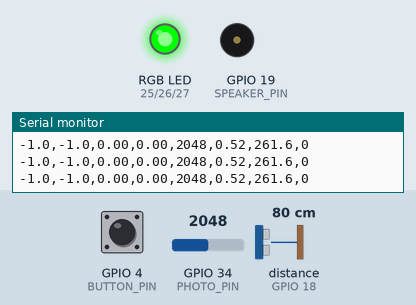
Recording of a sketch running on a simulated ESP32. Shown: an RGB LED mixed from three pins (HIGH = lit), buzzer (waves = sounding), the last lines printed to the serial monitor. Wiring (inferred from the names in the program): ultrasonic range finder: trigger GPIO 5; echo GPIO 18. Dashed ring = blinking. The test bench sets the inputs (shaded band); at power-on: GPIO 4 (BUTTON_PIN) HIGH, distance to the obstacle (sensor on GPIO 18) 80 cm, GPIO 34 (PHOTO_PIN) = 2048 (analog values on the 0–4095 scale). The echo pulse lasts 58.3 µs per cm; pins used as bus, display or sensor lines are not drawn.

Above: at 1.2 s.
1.3 s: GPIO 4 (BUTTON_PIN) pulled LOW for 0.15 s
At 1.93 s:
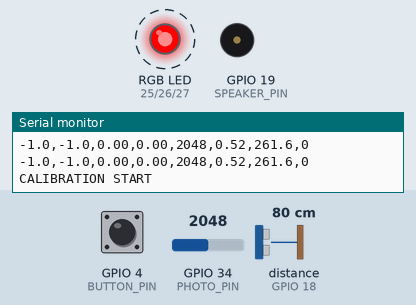
4.3 s: distance to the obstacle (sensor on GPIO 18) set to 65 cm
7.3 s: distance to the obstacle (sensor on GPIO 18) set to 56 cm
At 8.5 s:
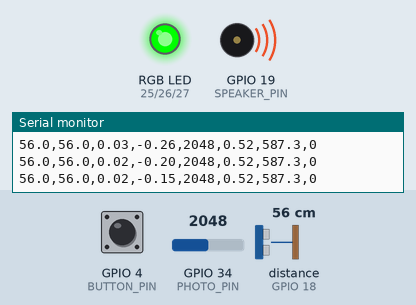
8.8 s: GPIO 4 (BUTTON_PIN) pulled LOW for 3.2 s
At 12.2 s:
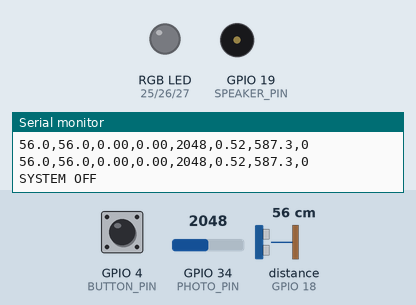
Timing chart, 0 to 13.7 s (numbered marks = the images above; inputs shaded):
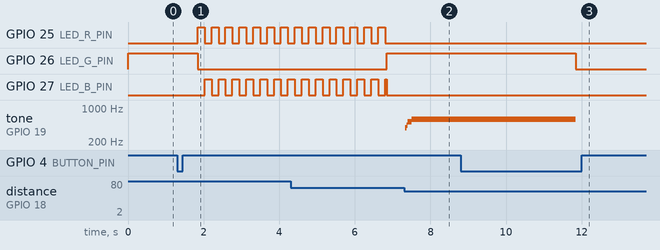

The sketch:

theremin.ino
```cpp
// ============================================================
// Two-Hand Theremin for ESP32 - Phase 0 Firmware (30 Hz ML Stream)
//
// Features:
// - Non-blocking deterministic 30 Hz loop (33.3 ms sampling)
// - Hardware-capped ultrasonic pulseIn timeout (6000 us / ~100 cm max range)
// - On-device real-time kinematics (Velocity & Acceleration calculation)
// - Fixed compact CSV serial payload stream for low-latency ML ingestion
// - Multi-button gestures: Single press (Calibrate), Double press (Default Vol), Extra Long (Power)
// - Dynamic state RGB LED indicators
//
// Serial CSV Format (30 Hz):
// RAW_DIST,SMOOTH_DIST,VEL,ACC,RAW_PHOTO,SMOOTH_PHOTO,NOTE,MODE
// Example: 23.4,22.1,1.25,0.30,2927,0.89,440.0,0
// ============================================================

#include <Arduino.h>
#include <math.h>

// ---------------- PIN DEFINITIONS ----------------
#define TRIG_PIN       5
#define ECHO_PIN       18
#define BUTTON_PIN     4
#define PHOTO_PIN      34
#define LED_R_PIN      25
#define LED_G_PIN      26
#define LED_B_PIN      27
#define SPEAKER_PIN    19

// ---------------- TIMING & SAMPLING ----------------
const unsigned long SAMPLE_INTERVAL_US = 33333; // 30 Hz target (33.333 ms)
unsigned long lastSampleTimeUs = 0;

// ---------------- SPEAKER PWM ----------------
const int SPEAKER_RES_BITS = 8;
const int SPEAKER_BASE_FREQ = 1000;

// ---------------- BUTTON SETTINGS ----------------
const unsigned long DEBOUNCE_MS = 40;
const unsigned long EXTRA_LONG_PRESS_MS = 3000;
const unsigned long DOUBLE_PRESS_MS = 350;

// ---------------- ULTRASONIC & KINEMATICS SETTINGS ----------------
const float MIN_DIST_CM = 5.0f;
const float MAX_DIST_CM = 60.0f;
const float DIST_SMOOTH_ALPHA = 0.25f;
const unsigned long ULTRASONIC_TIMEOUT_US = 6000; // Cap at ~100cm range to guard 30Hz loop

// ---------------- PHOTORESISTOR SETTINGS ----------------
const float VOL_SMOOTH_ALPHA = 0.15f;
const int ADC_MIN_DEFAULT = 800;
const int ADC_MAX_DEFAULT = 3200;

// ---------------- DEFAULT VOLUME MODE ----------------
bool useDefaultVolume = false;
const float DEFAULT_VOLUME = 0.40f;

// ---------------- CALIBRATION SETTINGS ----------------
const unsigned long CALIBRATION_MS = 5000;

// ---------------- FIXED NOTES ----------------
const float NOTE_SET[] = {261.63, 293.66, 329.63, 392.00, 440.00, 523.25, 587.33, 659.25};
const int NOTE_COUNT = 8;

// ---------------- SYSTEM STATE ----------------
bool powerOn = true;
bool calibrationMode = false;
bool isCalibrated = false;
int lightMin = ADC_MIN_DEFAULT;
int lightMax = ADC_MAX_DEFAULT;

// Sensor & Kinematics Variables
float smoothedDist = 20.0f;
float prevDist = 20.0f;
float currentVelocity = 0.0f; // cm/s
float prevVelocity = 0.0f;
float currentAccel = 0.0f;    // cm/s^2

float smoothedVol = 0.5f;
float currentPitch = 261.63f;
bool currentlyPlaying = false;

// Button state tracking
bool buttonStableState = HIGH;
bool lastButtonReading = HIGH;
unsigned long lastDebounceTime = 0;
unsigned long pressStartTime = 0;
bool extraLongPressHandled = false;

// Double press tracking
bool waitingForSecondPress = false;
unsigned long firstPressReleaseTime = 0;

// ---------------- MATH HELPERS ----------------
float clampf(float x, float lo, float hi) {
  if (x < lo) return lo;
  if (x > hi) return hi;
  return x;
}

float mapFloat(float x, float inMin, float inMax, float outMin, float outMax) {
  if (fabs(inMax - inMin) < 1e-6) return outMin;
  return (x - inMin) * (outMax - outMin) / (inMax - inMin) + outMin;
}

// ---------------- LED CONTROL ----------------
void setLEDColor(bool r, bool g, bool b) {
  digitalWrite(LED_R_PIN, r ? HIGH : LOW);
  digitalWrite(LED_G_PIN, g ? HIGH : LOW);
  digitalWrite(LED_B_PIN, b ? HIGH : LOW);
}

void turnLEDOff() {
  setLEDColor(false, false, false);
}

void updateDeviceLED() {
  if (!powerOn) {
    turnLEDOff();
    return;
  }

  if (calibrationMode) return;

  if (useDefaultVolume) {
    static unsigned long lastBlink = 0;
    static bool ledOn = true;
    const unsigned long BLINK_MS = 1000;

    if (millis() - lastBlink >= BLINK_MS) {
      lastBlink = millis();
      ledOn = !ledOn;
    }

    if (!ledOn) {
      turnLEDOff();
      return;
    }
  }

  setLEDColor(false, true, false); // Solid green when active
}

void blinkCalibrationLED() {
  static unsigned long lastBlink = 0;
  static bool state = false;
  const unsigned long BLINK_MS = 180;

  if (millis() - lastBlink >= BLINK_MS) {
    lastBlink = millis();
    state = !state;

    if (state) setLEDColor(true, false, false);   // Red
    else       setLEDColor(false, false, true);   // Blue
  }
}

// ---------------- ULTRASONIC SENSOR ----------------
float readDistanceCM() {
  digitalWrite(TRIG_PIN, LOW);
  delayMicroseconds(3);
  digitalWrite(TRIG_PIN, HIGH);
  delayMicroseconds(10);
  digitalWrite(TRIG_PIN, LOW);

  // Capped pulseIn timeout at 6000 microseconds (~100cm range) to enforce strict 30Hz timing
  long duration = pulseIn(ECHO_PIN, HIGH, ULTRASONIC_TIMEOUT_US);

  if (duration == 0) return -1.0f;
  return (duration * 0.0343f) / 2.0f;
}

// ---------------- AUDIO SYNTHESIS ----------------
void stopSpeaker() {
  ledcWriteTone(SPEAKER_PIN, 0);
  ledcWrite(SPEAKER_PIN, 0);
}

void playSpeaker(float freqHz, float volume01) {
  volume01 = clampf(volume01, 0.0f, 1.0f);

  if (!powerOn) {
    stopSpeaker();
    return;
  }

  ledcWriteTone(SPEAKER_PIN, freqHz);

  int duty = (int)(volume01 * 110.0f);
  duty = constrain(duty, 0, 180);
  ledcWrite(SPEAKER_PIN, duty);
}

// ---------------- CALIBRATION ----------------
void runPhotoCalibration() {
  calibrationMode = true;
  stopSpeaker();
  Serial.println("CALIBRATION START");

  unsigned long start = millis();
  int minVal = 4095;
  int maxVal = 0;

  while (millis() - start < CALIBRATION_MS) {
    blinkCalibrationLED();

    int raw = analogRead(PHOTO_PIN);
    if (raw < minVal) minVal = raw;
    if (raw > maxVal) maxVal = raw;

    delay(10);
  }

  if (maxVal - minVal < 150) {
    lightMin = ADC_MIN_DEFAULT;
    lightMax = ADC_MAX_DEFAULT;
  } else {
    lightMin = minVal;
    lightMax = maxVal;
  }

  calibrationMode = false;
  updateDeviceLED();
  Serial.println("CALIBRATION DONE");
  isCalibrated = true;
}

// ---------------- BUTTON EVENT HANDLERS ----------------
void handleSinglePress() {
  if (!powerOn) return;
  runPhotoCalibration();
}

void handleDoublePress() {
  if (!powerOn) return;
  useDefaultVolume = !useDefaultVolume;
  updateDeviceLED();
}

void handleExtraLongPress() {
  powerOn = !powerOn;

  if (!powerOn) {
    stopSpeaker();
    currentlyPlaying = false;
    turnLEDOff();
    Serial.println("SYSTEM OFF");
  } else {
    updateDeviceLED();
    Serial.println("SYSTEM ON");
  }
}

void updateButton() {
  bool reading = digitalRead(BUTTON_PIN);

  if (reading != lastButtonReading) {
    lastDebounceTime = millis();
  }

  if ((millis() - lastDebounceTime) > DEBOUNCE_MS) {
    if (reading != buttonStableState) {
      buttonStableState = reading;

      if (buttonStableState == LOW) {
        pressStartTime = millis();
        extraLongPressHandled = false;
      } else {
        unsigned long pressDuration = millis() - pressStartTime;

        if (!extraLongPressHandled) {
          if (pressDuration < EXTRA_LONG_PRESS_MS) {
            if (waitingForSecondPress) {
              waitingForSecondPress = false;
              handleDoublePress();
            } else {
              waitingForSecondPress = true;
              firstPressReleaseTime = millis();
            }
          }
        }
      }
    }

    if (buttonStableState == LOW && !extraLongPressHandled) {
      unsigned long held = millis() - pressStartTime;
      if (held >= EXTRA_LONG_PRESS_MS) {
        extraLongPressHandled = true;
        waitingForSecondPress = false;
        handleExtraLongPress();
      }
    }
  }

  lastButtonReading = reading;

  if (waitingForSecondPress && (millis() - firstPressReleaseTime > DOUBLE_PRESS_MS)) {
    waitingForSecondPress = false;
    handleSinglePress();
  }
}

// ---------------- PITCH CONVERSION ----------------
float distanceToPitch(float distCM) {
  distCM = clampf(distCM, MIN_DIST_CM, MAX_DIST_CM);

  int idx = (int)roundf(mapFloat(distCM, MIN_DIST_CM, MAX_DIST_CM, 0.0f, (float)(NOTE_COUNT - 1)));
  idx = constrain(idx, 0, NOTE_COUNT - 1);

  return NOTE_SET[idx];
}

// ---------------- SETUP ----------------
void setup() {
  Serial.begin(115200);

  pinMode(TRIG_PIN, OUTPUT);
  pinMode(ECHO_PIN, INPUT);
  pinMode(BUTTON_PIN, INPUT_PULLUP);

  pinMode(LED_R_PIN, OUTPUT);
  pinMode(LED_G_PIN, OUTPUT);
  pinMode(LED_B_PIN, OUTPUT);

  analogReadResolution(12);

  ledcAttach(SPEAKER_PIN, SPEAKER_BASE_FREQ, SPEAKER_RES_BITS);
  ledcWrite(SPEAKER_PIN, 0);

  updateDeviceLED();

  Serial.println("SYSTEM ON");
  lastSampleTimeUs = micros();
}

// ---------------- MAIN LOOP ----------------
void loop() {
  updateButton();

  if (!powerOn) {
    delay(30);
    return;
  }

  // Non-blocking deterministic tick timer (30 Hz / 33.3 ms)
  unsigned long currentUs = micros();
  if (currentUs - lastSampleTimeUs < SAMPLE_INTERVAL_US) {
    return;
  }

  float dt = (currentUs - lastSampleTimeUs) / 1000000.0f; // Exact delta time in seconds
  lastSampleTimeUs = currentUs;

  // 1. Read Sensors
  float rawDist = readDistanceCM();
  bool activeHand = (rawDist >= MIN_DIST_CM && rawDist <= MAX_DIST_CM);

  int rawPhoto = analogRead(PHOTO_PIN);
  float vNorm = mapFloat((float)rawPhoto, (float)lightMin, (float)lightMax, 0.0f, 1.0f);
  vNorm = clampf(vNorm, 0.0f, 1.0f);

  // 2. Process Kinematics & Signal Smoothing
  if (activeHand) {
    smoothedDist = (1.0f - DIST_SMOOTH_ALPHA) * smoothedDist + DIST_SMOOTH_ALPHA * rawDist;

    // Calculate Velocity (cm/s) & Acceleration (cm/s^2)
    currentVelocity = (smoothedDist - prevDist) / dt;
    currentAccel = (currentVelocity - prevVelocity) / dt;

    prevDist = smoothedDist;
    prevVelocity = currentVelocity;

    currentPitch = distanceToPitch(smoothedDist);
  } else {
    // Reset/decay kinematics when hand is absent
    currentVelocity = 0.0f;
    currentAccel = 0.0f;
    prevVelocity = 0.0f;
  }

  smoothedVol = (1.0f - VOL_SMOOTH_ALPHA) * smoothedVol + VOL_SMOOTH_ALPHA * vNorm;
  float finalVol = useDefaultVolume ? DEFAULT_VOLUME : smoothedVol;

  currentlyPlaying = (!calibrationMode && activeHand);

  // 3. Audio & Visual Feedback
  if (currentlyPlaying) {
    playSpeaker(currentPitch, finalVol);
  } else {
    stopSpeaker();
  }

  if (!calibrationMode) {
    updateDeviceLED();
  }

  // 4. Compact CSV Serial Stream for Machine Learning Pipeline
  // Schema: RAW_DIST,SMOOTH_DIST,VEL,ACC,RAW_PHOTO,SMOOTH_PHOTO,NOTE,MODE
  float serialDist = activeHand ? smoothedDist : -1.0f;
  float serialRawDist = activeHand ? rawDist : -1.0f;
  int currentMode = useDefaultVolume ? 1 : 0;

  Serial.print(serialRawDist, 1);
  Serial.print(",");
  Serial.print(serialDist, 1);
  Serial.print(",");
  Serial.print(currentVelocity, 2);
  Serial.print(",");
  Serial.print(currentAccel, 2);
  Serial.print(",");
  Serial.print(rawPhoto);
  Serial.print(",");
  Serial.print(vNorm, 2);
  Serial.print(",");
  Serial.print(currentPitch, 1);
  Serial.print(",");
  Serial.println(currentMode);
}
```

Measured:
- the behaviour switches between 61 and 60 cm on distance to the obstacle (sensor on GPIO 18) (found by bisection; images 1 and 2)
- after the input at 1.3 s, GPIO 25 (LED_R_PIN): alternates HIGH for 0.18 s and LOW for 0.18 s, starting after 0.54 s; GPIO 26 (LED_G_PIN): HIGH → LOW after 0.54 s; GPIO 27 (LED_B_PIN): alternates HIGH for 0.18 s and LOW for 0.18 s, starting after 0.73 s
- after the input at 7.3 s, tone on GPIO 19 (SPEAKER_PIN): silent → 392 Hz at once, → 440 Hz 0.03 s later, → 523 Hz 0.03 s later, → 587 Hz 0.10 s later
- after the input at 8.8 s, GPIO 26 (LED_G_PIN): HIGH → LOW after 3.0 s; tone on GPIO 19 (SPEAKER_PIN): 587 Hz → silent after 3.0 s
